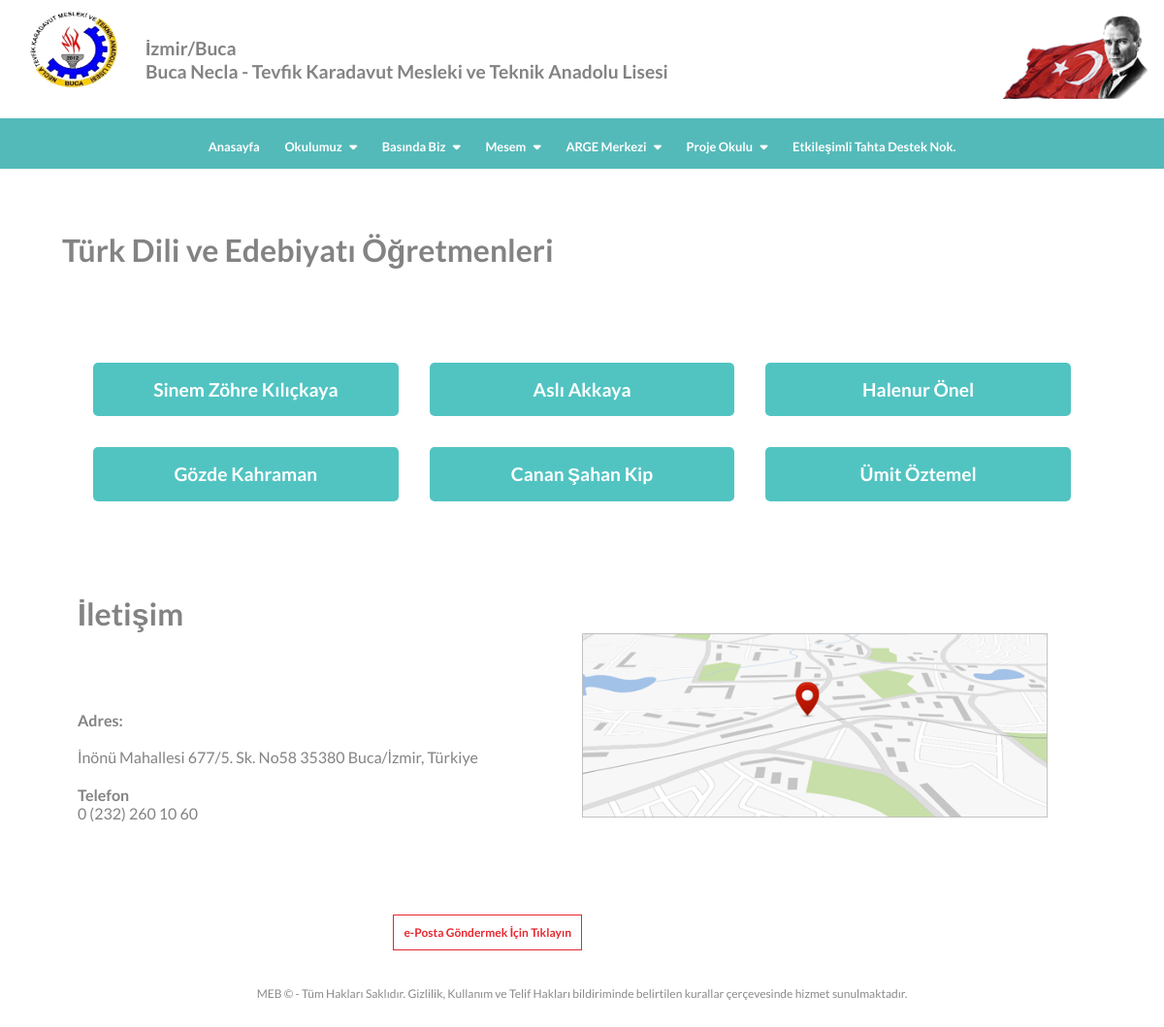
The app's page /okulumuz/ogretmenler/turk-dili-ve-edebiyati.php with its own data.
### tables this page shows
CREATE TABLE `teacher` (
  `teacher_id` int(11) NOT NULL,
  `teacher_name` varchar(150) NOT NULL,
  `teach_id` int(11) NOT NULL
);

### okulumuz/ogretmenler/turk-dili-ve-edebiyati.php (the view, shortened to what this page needs)
<?php
include "../../Admin/connect.php";
$teacherReq=$db->prepare("SELECT * from teacher WHERE teach_id=:id");
$teacherReq->execute(array(
    "id" => 2
));
?>
<!DOCTYPE html>
<html lang="en">
<head>
    <link rel="stylesheet" href="../../style.css">
    <link rel="stylesheet" href="../../app.css">
    <link rel="stylesheet" href="https://cdnjs.cloudflare.com/ajax/libs/font-awesome/6.0.0/css/all.min.css"/>
</head>
<body>
    <div class="header-top">
        <div class="header-container">
            <div class="container">
                <a href="#" class="logo">
                    <img src="../../images/logo-removebg-preview.png" alt="">
                    <span class="meb-baslik">İzmir/Buca</span>
                    <span class="okul-baslik">Buca Necla - Tevfik Karadavut Mesleki ve Teknik Anadolu Lisesi</span>
                </a>
                <div class="ataturk">
                    <img src="../../images/ataturk.png" alt="">
                </div>
            </div>
        </div>
    </div>
    <nav id="main-nav" class="nav">
        <div class="container">
            <ul>
                    <li><a href="#">Anasayfa</a></li>
                    <li class="drop"><a href="#">Okulumuz &nbsp; <i class="fa fa-caret-down"></i></a>
                    </li>
                    <li class="drop"><a href="#">Basında Biz &nbsp; <i class="fa fa-caret-down"></i></a>
                    </li>
                    <li class="drop"><a href="#">Mesem &nbsp; <i class="fa fa-caret-down"></i></a>
                    </li>
                    <li class="drop"><a href="#">ARGE Merkezi &nbsp; <i class="fa fa-caret-down"></i></a>
                    </li>
                    <li class="drop"><a href="#">Proje Okulu &nbsp; <i class="fa fa-caret-down"></i></a>
                    </li>
                    <li><a href="../../etkilesimli-tahta-destek.php">Etkileşimli Tahta Destek Nok.</a></li>
            </ul>
        </div>
    </nav>
    <div class="header">
        <div class="bil-tek-container">
            <div class="container">
                <h1>Türk Dili ve Edebiyatı Öğretmenleri</h1>
                <ul>
                    <?php
                        while($teacherGet=$teacherReq->fetch(PDO::FETCH_ASSOC)) { ?>
                    <a href=""><li><?php echo $teacherGet["teacher_name"]; ?></li></a>
                    <?php } ?>
                </ul>
            </div>
        </div>
    </div>
        <div class="footer">
            <div class="title">
                <h1>İletişim</h1>
            </div>
            <div class="container">
                <div class="content">
                    <p><strong>Adres:</strong></p>
                    <br>
					İnönü Mahallesi 677/5. Sk. No58 35380 Buca/İzmir, Türkiye
                    <br>
                    <br>
                    <strong>Telefon</strong>
                    <br>
					0 (232) 260 10 60
                    <br>
                    <br>
                </div>
                    <div class="map">
                        <a href="https://goo.gl/maps/UFzqJ4P1bChndR6k9"><img src="../../images/footer-map.png" alt=""></a>
                    </div>
                    <div class="eposta">
                        <a href="#">e-Posta Göndermek İçin Tıklayın</a>
                    </div>
                </div>
            </div>
                <div class="footer-info">
                    MEB © - Tüm Hakları Saklıdır. Gizlilik, Kullanım ve Telif Hakları bildiriminde belirtilen kurallar çerçevesinde hizmet sunulmaktadır.
                </div>
</body>
</html>

### style.css (style rules this page uses)
:root { --primary-color:#54BAB9; --secondary-color:#E9DAC1; }
* { margin: 0; padding: 0; }
body { font-size: 1.2rem; font-family: 'Lato', sans-serif; }
ul { list-style: none; }
a { text-decoration: none; }
#main-nav .container { display: grid; grid-template-columns: 3fr ; align-items: center; padding: .9rem; }
#main-nav { background: #54BAB9; }
#main-nav ul li a { padding: .8rem; font-size:.8rem ; color: #fff; transition: .5s; }
#main-nav ul { display: flex; justify-self: center; }
a { color: #fff; font-weight: bold; }
.footer .container { display: grid; grid-template-columns: repeat(2, 1fr); }
.footer .container .content { margin: 5rem; font-size: 1rem; color: #838383; }
.footer .title { margin-left: 5rem; color: #838383; font-size: 1rem; }
.footer .eposta a { color: #e5272f; font-size: 12px; font-weight: bold; border: 1px solid #e5272f; padding: 10px; text-decoration: none; }
.footer .eposta { justify-self: flex-end; }
.footer-info { width: 100%; float: left; text-align: center; font-size: 12px; height: 45px; padding: 15px 0px; color: #8b8b8b; margin-top: 2rem; }
.footer img { width: 80%; }
.header-top .header-container .container { display: flex; justify-content: space-between }
.header-top .header-container .container .meb-baslik { align-self: flex-end; color: #838383; }
.header-top .header-container .logo { display: grid; grid-template-columns: .4fr 2fr; }
.header-top .header-container .container .okul-baslik { align-self: flex-start; color: #838383; grid-column: 2; }
.header-top .header-container img { width: 150px; grid-row: span 2; }
.header-top .container { grid-template-columns: repeat(2,1fr); }
.header-top .container .ataturk img { margin: 1rem ; }
.header .bil-tek-container .container ul { margin: 5rem; display: grid; grid-template-columns: repeat(3,1fr); }
.header .bil-tek-container .container ul a li { display: flex; justify-content: center; }
.header .bil-tek-container .container ul a { margin: 1rem; padding: 1rem; background: #51c4c2; color: #fff; border-radius: 5px; transition: 1s; }
.header .bil-tek-container .container h1 { margin: 4rem; font-size: 2rem; color: #838383; }

### records on screen
teacher: teacher_name "Sinem Zöhre Kılıçkaya"
teacher: teacher_name "Aslı Akkaya"
teacher: teacher_name "Halenur Önel"
teacher: teacher_name "Gözde Kahraman"
teacher: teacher_name "Canan Şahan Kip"
teacher: teacher_name "Ümit Öztemel"
